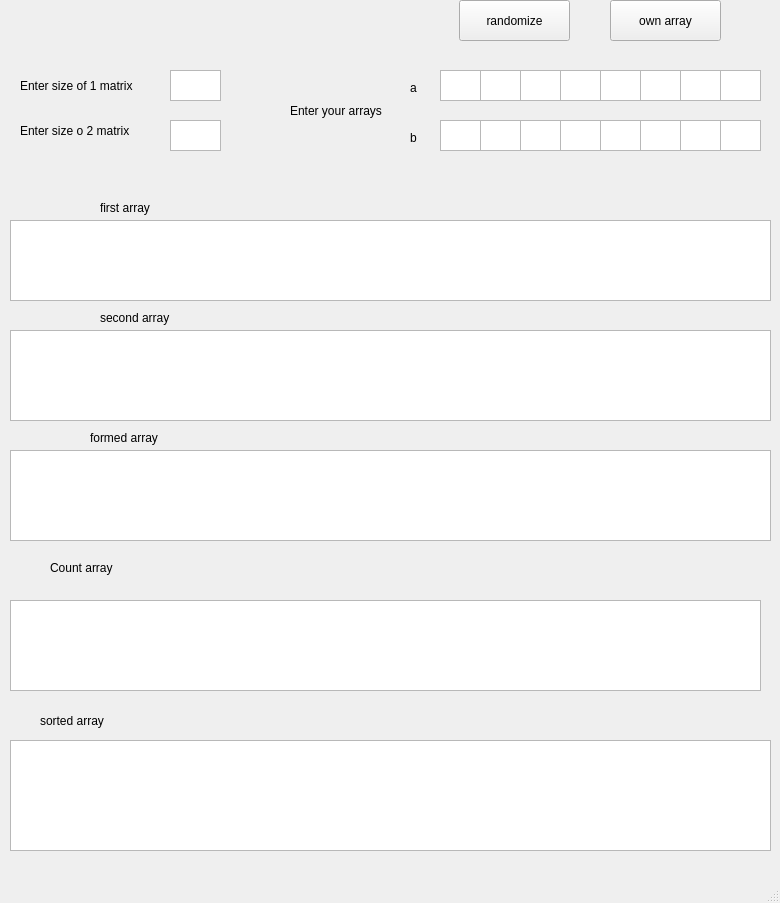
<?xml version="1.0" encoding="UTF-8"?>
<ui version="4.0">
 <class>MainWindow</class>
 <widget class="QMainWindow" name="MainWindow">
  <property name="geometry">
   <rect>
    <x>0</x>
    <y>0</y>
    <width>780</width>
    <height>903</height>
   </rect>
  </property>
  <property name="windowTitle">
   <string>MainWindow</string>
  </property>
  <widget class="QWidget" name="centralwidget">
   <widget class="QLabel" name="label">
    <property name="geometry">
     <rect>
      <x>20</x>
      <y>60</y>
      <width>141</width>
      <height>51</height>
     </rect>
    </property>
    <property name="text">
     <string>Enter size of 1 matrix</string>
    </property>
   </widget>
   <widget class="QLabel" name="label_2">
    <property name="geometry">
     <rect>
      <x>20</x>
      <y>110</y>
      <width>141</width>
      <height>41</height>
     </rect>
    </property>
    <property name="text">
     <string>Enter size o 2 matrix</string>
    </property>
   </widget>
   <widget class="QTextEdit" name="size1">
    <property name="geometry">
     <rect>
      <x>170</x>
      <y>70</y>
      <width>51</width>
      <height>31</height>
     </rect>
    </property>
   </widget>
   <widget class="QTextEdit" name="size2">
    <property name="geometry">
     <rect>
      <x>170</x>
      <y>120</y>
      <width>51</width>
      <height>31</height>
     </rect>
    </property>
   </widget>
   <widget class="QPushButton" name="pushButton">
    <property name="geometry">
     <rect>
      <x>459</x>
      <y>0</y>
      <width>111</width>
      <height>41</height>
     </rect>
    </property>
    <property name="text">
     <string>randomize</string>
    </property>
   </widget>
   <widget class="QPushButton" name="pushButton_2">
    <property name="geometry">
     <rect>
      <x>610</x>
      <y>0</y>
      <width>111</width>
      <height>41</height>
     </rect>
    </property>
    <property name="text">
     <string>own array</string>
    </property>
   </widget>
   <widget class="QLabel" name="label_3">
    <property name="geometry">
     <rect>
      <x>290</x>
      <y>100</y>
      <width>111</width>
      <height>21</height>
     </rect>
    </property>
    <property name="text">
     <string>Enter your arrays</string>
    </property>
   </widget>
   <widget class="QLabel" name="label_4">
    <property name="geometry">
     <rect>
      <x>410</x>
      <y>80</y>
      <width>21</width>
      <height>16</height>
     </rect>
    </property>
    <property name="text">
     <string>a</string>
    </property>
   </widget>
   <widget class="QLabel" name="label_5">
    <property name="geometry">
     <rect>
      <x>410</x>
      <y>130</y>
      <width>21</width>
      <height>16</height>
     </rect>
    </property>
    <property name="text">
     <string>b</string>
    </property>
   </widget>
   <widget class="QPlainTextEdit" name="a1">
    <property name="geometry">
     <rect>
      <x>440</x>
      <y>70</y>
      <width>41</width>
      <height>31</height>
     </rect>
    </property>
   </widget>
   <widget class="QPlainTextEdit" name="a1_2">
    <property name="geometry">
     <rect>
      <x>480</x>
      <y>70</y>
      <width>41</width>
      <height>31</height>
     </rect>
    </property>
   </widget>
   <widget class="QPlainTextEdit" name="a1_3">
    <property name="geometry">
     <rect>
      <x>520</x>
      <y>70</y>
      <width>41</width>
      <height>31</height>
     </rect>
    </property>
   </widget>
   <widget class="QPlainTextEdit" name="a1_4">
    <property name="geometry">
     <rect>
      <x>560</x>
      <y>70</y>
      <width>41</width>
      <height>31</height>
     </rect>
    </property>
   </widget>
   <widget class="QPlainTextEdit" name="a1_5">
    <property name="geometry">
     <rect>
      <x>600</x>
      <y>70</y>
      <width>41</width>
      <height>31</height>
     </rect>
    </property>
   </widget>
   <widget class="QPlainTextEdit" name="a1_6">
    <property name="geometry">
     <rect>
      <x>640</x>
      <y>70</y>
      <width>41</width>
      <height>31</height>
     </rect>
    </property>
   </widget>
   <widget class="QPlainTextEdit" name="a1_7">
    <property name="geometry">
     <rect>
      <x>680</x>
      <y>70</y>
      <width>41</width>
      <height>31</height>
     </rect>
    </property>
   </widget>
   <widget class="QPlainTextEdit" name="a1_8">
    <property name="geometry">
     <rect>
      <x>720</x>
      <y>70</y>
      <width>41</width>
      <height>31</height>
     </rect>
    </property>
   </widget>
   <widget class="QPlainTextEdit" name="b1">
    <property name="geometry">
     <rect>
      <x>440</x>
      <y>120</y>
      <width>41</width>
      <height>31</height>
     </rect>
    </property>
   </widget>
   <widget class="QPlainTextEdit" name="b1_2">
    <property name="geometry">
     <rect>
      <x>480</x>
      <y>120</y>
      <width>41</width>
      <height>31</height>
     </rect>
    </property>
   </widget>
   <widget class="QPlainTextEdit" name="b1_3">
    <property name="geometry">
     <rect>
      <x>520</x>
      <y>120</y>
      <width>41</width>
      <height>31</height>
     </rect>
    </property>
   </widget>
   <widget class="QPlainTextEdit" name="b1_4">
    <property name="geometry">
     <rect>
      <x>560</x>
      <y>120</y>
      <width>41</width>
      <height>31</height>
     </rect>
    </property>
   </widget>
   <widget class="QPlainTextEdit" name="b1_5">
    <property name="geometry">
     <rect>
      <x>600</x>
      <y>120</y>
      <width>41</width>
      <height>31</height>
     </rect>
    </property>
   </widget>
   <widget class="QPlainTextEdit" name="b1_6">
    <property name="geometry">
     <rect>
      <x>640</x>
      <y>120</y>
      <width>41</width>
      <height>31</height>
     </rect>
    </property>
   </widget>
   <widget class="QPlainTextEdit" name="b1_7">
    <property name="geometry">
     <rect>
      <x>680</x>
      <y>120</y>
      <width>41</width>
      <height>31</height>
     </rect>
    </property>
   </widget>
   <widget class="QPlainTextEdit" name="b1_8">
    <property name="geometry">
     <rect>
      <x>720</x>
      <y>120</y>
      <width>41</width>
      <height>31</height>
     </rect>
    </property>
   </widget>
   <widget class="QPlainTextEdit" name="plainTextEdit">
    <property name="geometry">
     <rect>
      <x>10</x>
      <y>220</y>
      <width>761</width>
      <height>81</height>
     </rect>
    </property>
   </widget>
   <widget class="QPlainTextEdit" name="plainTextEdit_2">
    <property name="geometry">
     <rect>
      <x>10</x>
      <y>330</y>
      <width>761</width>
      <height>91</height>
     </rect>
    </property>
   </widget>
   <widget class="QPlainTextEdit" name="plainTextEdit_3">
    <property name="geometry">
     <rect>
      <x>10</x>
      <y>450</y>
      <width>761</width>
      <height>91</height>
     </rect>
    </property>
   </widget>
   <widget class="QLabel" name="label_6">
    <property name="geometry">
     <rect>
      <x>100</x>
      <y>200</y>
      <width>91</width>
      <height>16</height>
     </rect>
    </property>
    <property name="text">
     <string>first array</string>
    </property>
   </widget>
   <widget class="QLabel" name="label_7">
    <property name="geometry">
     <rect>
      <x>100</x>
      <y>310</y>
      <width>101</width>
      <height>16</height>
     </rect>
    </property>
    <property name="text">
     <string>second array</string>
    </property>
   </widget>
   <widget class="QLabel" name="label_8">
    <property name="geometry">
     <rect>
      <x>90</x>
      <y>430</y>
      <width>91</width>
      <height>16</height>
     </rect>
    </property>
    <property name="text">
     <string>formed array</string>
    </property>
   </widget>
   <widget class="QLabel" name="label_9">
    <property name="geometry">
     <rect>
      <x>40</x>
      <y>710</y>
      <width>111</width>
      <height>21</height>
     </rect>
    </property>
    <property name="text">
     <string>sorted array</string>
    </property>
   </widget>
   <widget class="QPlainTextEdit" name="plainTextEdit_4">
    <property name="geometry">
     <rect>
      <x>10</x>
      <y>740</y>
      <width>761</width>
      <height>111</height>
     </rect>
    </property>
   </widget>
   <widget class="QLabel" name="label_10">
    <property name="geometry">
     <rect>
      <x>50</x>
      <y>560</y>
      <width>101</width>
      <height>16</height>
     </rect>
    </property>
    <property name="text">
     <string>Count array</string>
    </property>
   </widget>
   <widget class="QPlainTextEdit" name="plainTextEdit_5">
    <property name="geometry">
     <rect>
      <x>10</x>
      <y>600</y>
      <width>751</width>
      <height>91</height>
     </rect>
    </property>
   </widget>
  </widget>
  <widget class="QMenuBar" name="menubar">
   <property name="geometry">
    <rect>
     <x>0</x>
     <y>0</y>
     <width>780</width>
     <height>22</height>
    </rect>
   </property>
  </widget>
  <widget class="QStatusBar" name="statusbar"/>
 </widget>
 <resources/>
 <connections/>
</ui>
